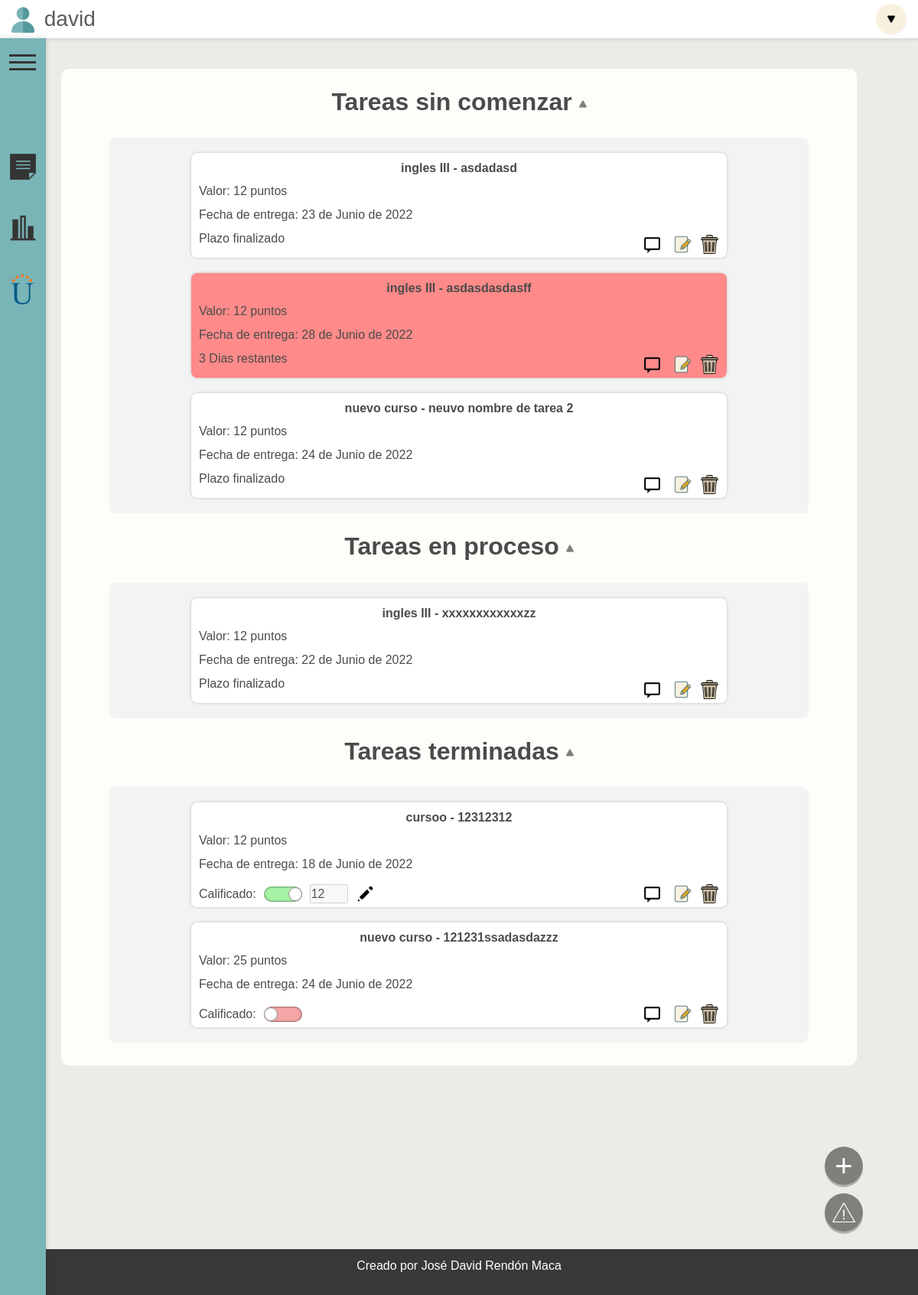
The app's page / (signed in) with its own data.
### index/models.py (models this page shows)
class CursosYTareas(models.Model):
    curso = models.CharField(max_length=100)
    tarea = models.CharField(max_length=100)
    valor = models.IntegerField()
    estado = models.CharField(max_length=100)
    entrega = models.DateField(default=django.utils.timezone.now)
    usuario = models.CharField(default='usuario', max_length=100)
    anotacion = models.TextField(default="", max_length=10000)
    calificado = models.BooleanField(default=False)
    calificacion = models.IntegerField(default=0)

### index/views.py (the view)
# urls.py: path('', inicio, name="inicio", ),
@login_required
def inicio(request):
    usuario = request.user.username
    formTareasPendientes = CursosYTareas.objects.filter(estado="espera", usuario = usuario)
    formTareasProceso = CursosYTareas.objects.filter(estado="proceso", usuario = usuario)
    formTareasTerminadas = CursosYTareas.objects.filter(estado="terminada", usuario = usuario)
    diasRestantes = []
    for tarea in formTareasPendientes:
        diaRestante= tarea.entrega - datetime.date.today()
        diasRestantes.append((tarea.id, diaRestante.days))
    diasRestantesProceso = []
    for tarea in formTareasProceso:
        diaRestante= tarea.entrega - datetime.date.today()
        diasRestantesProceso.append((tarea.id, diaRestante.days))
    data={
        'formTareasPendientes':formTareasPendientes,
        'formTareasProceso':formTareasProceso,
        'formTareasTerminadas':formTareasTerminadas,
        'diasRestantes':diasRestantes,
        'diasRestantesProceso':diasRestantesProceso,
        'formAnotaciones': formAnotaciones()
    }
    print(diasRestantes[0])
    return render(request, 'index/index.html', data)

### index/templates/index/index.html (shortened to what this page needs)
{% extends 'index/base.html' %}
{% load static %}
{% block content %}
{% load widget_tweaks %}
<head>
    <link rel="stylesheet" href="{% static 'css/index.css' %}">
</head>
<div id="contenedor-pagina">
    <br><h2><strong onclick="colapsarContenedorTarea('Contenedor-Comenzar', 'titulo-comenzar-tarea', 'titulo-icon-comenzar')" class="titulo" id="titulo-comenzar-tarea" >Tareas sin comenzar <img class="titulo-icon" id="titulo-icon-comenzar" src="{%  static 'icons/icon-dropdown.png'  %}" alt=""></strong></h2>
    <div class="contenedor-contenedores " id="Contenedor-Comenzar">
            {% for tarea in formTareasPendientes %}
            <div class="contenedor-tarea" id="contenedor-tarea-{{tarea.id}}">
                <div class="contenedor-curso-tarea">
                    <p  class="separacion"><strong>{{ tarea.curso }} - {{ tarea.tarea }}</strong></p>
                </div>
                <div>
                    <p >Valor: {{tarea.valor}} puntos</p>
                    <p class="separacion">Fecha de entrega: {{tarea.entrega}}</p>
                    <div class="contenedor-dias-botones">
                        {% for dias in diasRestantes %}
                            {% if dias.0 == tarea.id %}
                                {% if dias.1 < 0 %}
                                    <p>Plazo finalizado</p>
                                {% else %}
                                    <p>{{ dias.1 }} Dias restantes</p>
                                {% endif %}
                            {% endif %}
                        {% endfor %}
                        <div class="botones">
                            <div class="boton-icon-mensaje" onclick="scriptBackground('{{tarea.id}}')">
                                <a id="mensaje-{{tarea.id}}" class="" data-bs-toggle="collapse" href="#expandir-{{tarea.id}}" aria-expanded="false" >
                                    <img class="botones-img" src="{% static 'icons/icon-topic.png' %}" alt="">
                                </a>
                            </div>
                            <div class="boton-icon-editar">
                                <a href="{%  url 'editarTarea' tarea.id %}">
                                    <img class="botones-img" src="{% static 'icons/icon-edit.png' %}" alt="">
                                </a>
                            </div><br> <br>
                            <div>
                                <a href="{%  url 'borrarCurso' tarea.id %}">
                                    <img class="botones-img" src="{% static 'icons/icon-borrar.png' %}" alt="">
                                </a>
                            </div><br> <br>
                        </div>
                    </div>
                </div>
            </div>
            {% endfor %}
    </div>
    <br><h2><strong class="titulo" onclick="colapsarContenedorTarea('Contenedor-Proceso', 'titulo-proceso-tarea', 'titulo-icon-proceso')" id="titulo-proceso-tarea">Tareas en proceso <img class="titulo-icon" id="titulo-icon-proceso" src="{%  static 'icons/icon-dropdown.png'  %}" alt=""></strong></h2>
    <div class="contenedor-contenedores" id="Contenedor-Proceso">
            {% for tarea in formTareasProceso %}
            <div class="contenedor-tarea" id="contenedor-tarea-{{tarea.id}}">
                    <div class="contenedor-curso-tarea">
                        <p  class="separacion"><strong>{{ tarea.curso }} - {{ tarea.tarea }}</strong></p>
                    </div>
                    <div>
                        <p >Valor: {{tarea.valor}} puntos</p>
                        <p class="separacion">Fecha de entrega: {{tarea.entrega}}</p>
                        <div class="contenedor-dias-botones">
                            {% for dias in diasRestantesProceso %}
                                {% if dias.0 == tarea.id %}
                                    {% if dias.1 < 0 %}
                                        <p>Plazo finalizado</p>
                                    {% endif %}
                                {% endif %}
                            {% endfor %}
                            <div class="botones">
                                <div class="boton-icon-mensaje" onclick="scriptBackground('{{tarea.id}}')">
                                    <a id="mensaje-{{tarea.id}}" class="" data-bs-toggle="collapse" href="#expandir-{{tarea.id}}" aria-expanded="false">
                                        <img class="botones-img" src="{% static 'icons/icon-topic.png' %}" alt="">
                                    </a>
                                </div>
                                <div class="boton-icon-editar">
                                    <a href="{%  url 'editarTarea' tarea.id %}">
                                        <img class="botones-img" src="{% static 'icons/icon-edit.png' %}" alt="">
                                    </a>
                                </div><br> <br>
                                <div>
                                    <a href="{%  url 'borrarCurso' tarea.id %}">
                                        <img class="botones-img" src="{% static 'icons/icon-borrar.png' %}" alt="">
                                    </a>
                                </div><br> <br>
                            </div>
                    </div>
                </div>
            </div>
            {% endfor %}
    </div>
    <br><h2><strong onclick="colapsarContenedorTarea('Contenedor-Terminado', 'titulo-terminado-tarea', 'titulo-icon-terminado')" id="titulo-terminado-tarea" class="titulo">Tareas terminadas <img class="titulo-icon" id="titulo-icon-terminado" src="{%  static 'icons/icon-dropdown.png'  %}" alt=""></strong></h2>
       <div class="contenedor-contenedores" id="Contenedor-Terminado" style="margin-bottom: 30px;">
               {% for tarea in formTareasTerminadas %}
                <div class="contenedor-tarea" id="contenedor-tarea-{{tarea.id}}">
                       <div class="contenedor-curso-tarea">
                           <p  class="separacion"><strong>{{ tarea.curso }} - {{ tarea.tarea }}</strong></p>
                       </div>
                       <div>
                           <p >Valor: {{tarea.valor}} puntos</p>
                           <p class="separacion">Fecha de entrega: {{tarea.entrega}}</p>
                           <div class="contenedor-dias-botones">
                                <div class="boton-agregar-calificacion" >
                                        <p>Calificado:</p>
                                        <div class="selector-calificacion clickable" id="selector-{{tarea.id}}" onclick="clickBtnCalificado('{{tarea.id}}')">
                                            <div class="boton-interior" id="boton-interior-{{tarea.id}}">
                                            </div>
                                        </div>
                                        <form action="/editarCalificado/" method="POST">
                                            <div class="contenedor-numero-ok">
                                                <div class="lineal" >
                                                    <input type="number" min="0" max="{{tarea.valor}}" id="insertar-nota-{{tarea.id}}" value="{{tarea.calificacion}}"  name="calif-tarea" disabled>
                                                    <div onclick="editarCalificacion('{{tarea.id}}')" style="display: none;" id="boton-edit-calif-{{tarea.id}}"><img src="{% static 'icons/icon-pencil.png' %}" alt="" class="botones-img clickable"></div>
                                                </div>
                                            </div>
                                        </form>
                                </div>
                                <div class="botones">
                                    <div class="boton-icon-mensaje" onclick="scriptBackground('{{tarea.id}}')">
                                        <a id="mensaje-{{tarea.id}}" class="" data-bs-toggle="collapse" href="#expandir-{{tarea.id}}" aria-expanded="false">
                                            <img class="botones-img" src="{% static 'icons/icon-topic.png' %}" alt="">
                                        </a>
                                    </div>
                                    <div class="boton-icon-editar">
                                        <a href="{%  url 'editarTarea' tarea.id %}">
                                            <img class="botones-img" src="{% static 'icons/icon-edit.png' %}" alt="">
                                        </a>
                                    </div><br> <br>
                                    <div>
                                        <a href="{%  url 'borrarCurso' tarea.id %}">
                                            <img class="botones-img" src="{% static 'icons/icon-borrar.png' %}" alt="">
                                        </a>
                                    </div><br> <br>
                                </div>
                            </div>
                        </div>
                    </div>
               {% endfor %}
       </div>
<div id="botones">
    <div class="boton-desplegar boton-desplegar-agregar">
        <a class="sin-decoracion" href="{% url 'agregarTarea' %}" >
            <div style="display: flex;">
                <div id="icon-agregar">
                    <p> + </p>
                </div>
            </div>
        </a>
    </div>
    <div class="boton-desplegar boton-desplegar-reporte">
        <a class="sin-decoracion" href="#abrir-reportes">
            <div style="display: flex; width: 180px;">
                <div class="img-bugs">
                    <img src="{% static 'icons/icon-bug.png' %}" style="width: 30px; height: 30px;" alt="">
                </div>
            </div>
        </a>
    </div>
</div>
</div>
{% endblock content %}

### index/templates/index/base.html (shortened to what this page needs)
{% load static %}
<!DOCTYPE html>
<html lang="en">
    <head>
        <link rel="stylesheet" href="{% static 'css/base.css' %}">
        <link href="https://cdn.jsdelivr.net/npm/bootstrap@5.2.0-beta1/dist/css/bootstrap.min.css" rel="stylesheet">
    </head>
    <body >
    <header id="aber">
        <div class="menu" style="position: fixed;">
            <label for="checkbox_toggle" class="button-menu" style="margin-left: 12px; margin-top: 40px; position: fixed; z-index: 100;">
                <span></span>
                <span></span>
                <span></span>
            </label>
            <div id="barra-lateral" >
                <a href="{% url 'inicio' %}" style="text-decoration: none;">
                    <div class="contenedor-barra" title="Tareas">
                        <div class="item-imagen">
                            <img src="{% static 'icons/icon-nota.png' %}" alt="" >
                        </div>
                    </div>
                </a>
                <a href="{% url 'dashboard' %}" style="text-decoration: none;">
                    <div class="contenedor-barra" title="Dashboard">
                        <div class="item-imagen">
                            <img src="{% static 'icons/icon-dashboard.png' %}" alt="">
                        </div>
                    </div>
                </a>
                <a href="https://campus0c.unad.edu.co/campus"target="_blank" style="text-decoration: none;">
                    <div class="contenedor-barra" title="Campus UNAD">
                        <div class="item-imagen">
                            <img src="{% static 'icons/icon-unad.png' %}">
                        </div>
                    </div>
                </a>
           </div>
        </div>
        <div style="display:flex; flex-direction: row; align-items: center; font-size: 28px; margin-left: 10px;">
            <div style="color: rgb(92, 92, 92);">
                <img style="width: 40px;" src="{% static 'icons/icon-user.png' %}" alt="">
                {{user}}
            </div>
        </div>
        <div class="dropdown" id="menu-usuario">
            <a href="#" class="btn  " id="dropdownMenuLink" data-bs-toggle="dropdown"><img src="{% static 'icons/icon-dropdown.png' %}" alt=""></a>
        </div>
    </header>
    <div style="display:flex; justify-content: center; padding-top: 90px; min-height: 100vh;">
        <div class="contenido container-sm" style=" margin-bottom: 40px;">
            {% block content %}
            {% endblock %}
        </div>
    </div>
    <footer>
        <p>Creado por José David Rendón Maca</p>
    </footer>
</body>
</html>

### records on screen
CursosYTareas: curso "ingles III", tarea "asdadasd", valor "12", entrega "23 de Junio de 2022"
CursosYTareas: curso "ingles III", tarea "asdasdasdasff", valor "12", entrega "28 de Junio de 2022", dias "3"
CursosYTareas: curso "nuevo curso", tarea "neuvo nombre de tarea 2", valor "12", entrega "24 de Junio de 2022"
CursosYTareas: curso "ingles III", tarea "xxxxxxxxxxxxzz", valor "12", entrega "22 de Junio de 2022"
CursosYTareas: curso "cursoo", tarea "12312312", valor "12", entrega "18 de Junio de 2022", calif-tarea "12"
CursosYTareas: curso "nuevo curso", tarea "121231ssadasdazzz", valor "25", entrega "24 de Junio de 2022"

### other values on screen
{{ user }} "david"
